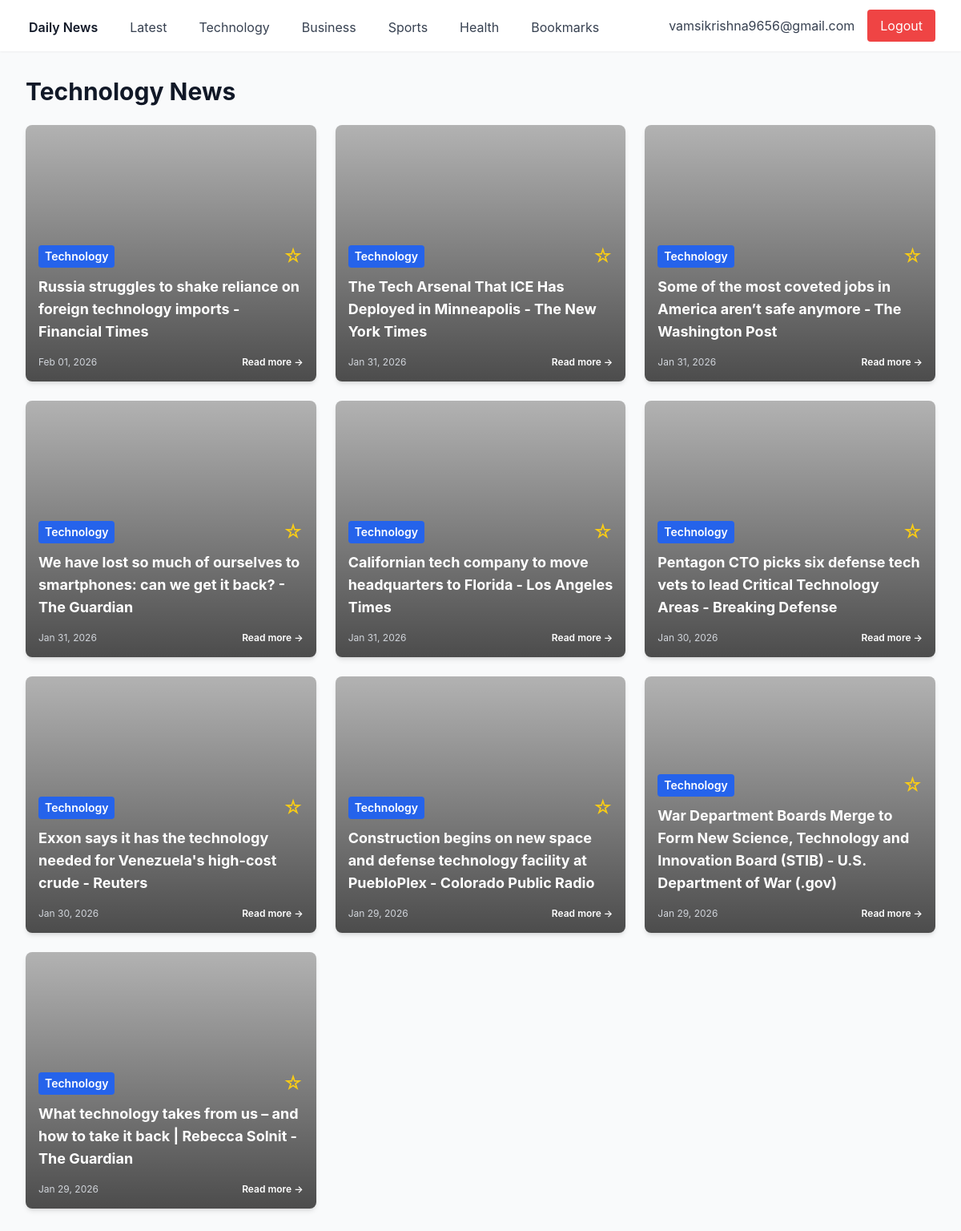
/category/Technology (signed in), run on the app's committed database.
### app/models.py (models this page shows)
class User(Base):
    __tablename__ = "users"
    id = Column(Integer, primary_key=True, index=True)
    email = Column(String, unique=True, index=True)
    password_hash = Column(String)
    created_at = Column(DateTime, default=datetime.utcnow)
    bookmarks = relationship("Bookmark", back_populates="user")

class Article(Base):
    __tablename__ = "articles"
    id = Column(Integer, primary_key=True, index=True)
    title = Column(String)
    summary = Column(Text)
    url = Column(String)
    image_url = Column(String, nullable=True)
    category = Column(String, index=True)
    published_at = Column(DateTime)
    bookmarks = relationship("Bookmark", back_populates="article")

### app/news/routes.py (the view)
@router.get("/category/{category_name}", response_class=HTMLResponse)
async def category(request: Request, category_name: str, db: Session = Depends(get_db), current_user = Depends(get_current_user)):
    if not current_user:
        return RedirectResponse(url="/login")
    articles = db.query(Article).filter(Article.category == category_name).order_by(Article.published_at.desc()).limit(40).all()
    bookmarked_ids = set()
    if current_user:
        bookmarks = db.query(Bookmark).filter(Bookmark.user_id == current_user.id).all()
        bookmarked_ids = {b.article_id for b in bookmarks}
    return templates.TemplateResponse("index.html", {
        "request": request,
        "articles": articles,
        "current_user": current_user,
        "bookmarked_ids": bookmarked_ids,
        "category": category_name
    })

### templates/index.html (shortened to what this page needs)
{% extends "base.html" %}
{% block content %}
<h1 class="text-3xl font-bold text-gray-900 mb-6">{{ category }} News</h1>
{% if articles %}
<div class="grid grid-cols-1 md:grid-cols-2 lg:grid-cols-3 gap-6">
    {% for article in articles %}
    <div class="bg-white rounded-lg shadow-md overflow-hidden hover:shadow-lg transition">
        <div class="article-card-image" style="background-image: url('{{ article.image_url }}');">
            <div class="article-overlay">
                <div class="p-4">
                    <div class="flex items-center justify-between mb-2">
                        <span class="text-sm text-white font-semibold bg-blue-600 px-2 py-1 rounded">{{ article.category
                            }}</span>
                        <form method="POST" action="/bookmark/{{ article.id }}">
                            <button type="submit" class="text-yellow-400 hover:text-yellow-300 text-2xl">
                                {% if article.id in bookmarked_ids %}
                                ★
                                {% else %}
                                ☆
                                {% endif %}
                            </button>
                        </form>
                    </div>
                    <h2 class="text-lg font-bold text-white mb-4">
                        <a href="{{ article.url }}" target="_blank" class="hover:text-gray-200">
                            {{ article.title }}
                        </a>
                    </h2>
                    <div class="flex items-center justify-between text-xs text-gray-300">
                        <span>{{ article.published_at.strftime('%b %d, %Y') }}</span>
                        <a href="{{ article.url }}" target="_blank"
                            class="text-white hover:text-gray-200 font-semibold">
                            Read more →
                        </a>
                    </div>
                </div>
            </div>
        </div>
    </div>
    {% endfor %}
</div>
{% else %}
<div class="text-center py-12">
    <p class="text-gray-600 text-lg">No articles available yet. News will be fetched shortly.</p>
</div>
{% endif %}
{% endblock %}

### templates/base.html (shortened to what this page needs)
<!DOCTYPE html>
<html lang="en">
<head>
    <script src="https://cdn.tailwindcss.com"></script>
    <link rel="stylesheet" href="/static/styles.css">
</head>
<body class="bg-gray-50">
    {% if current_user %}
    <nav class="bg-white shadow-sm">
        <div class="max-w-7xl mx-auto px-4 sm:px-6 lg:px-8">
            <div class="flex justify-between h-16">
                <div class="flex space-x-8">
                    <a href="/" class="inline-flex items-center px-1 pt-1 text-gray-900 font-semibold">
                        Daily News
                    </a>
                    <a href="/" class="inline-flex items-center px-1 pt-1 text-gray-700 hover:text-gray-900">
                        Latest
                    </a>
                    <a href="/category/Technology" class="inline-flex items-center px-1 pt-1 text-gray-700 hover:text-gray-900">
                        Technology
                    </a>
                    <a href="/category/Business" class="inline-flex items-center px-1 pt-1 text-gray-700 hover:text-gray-900">
                        Business
                    </a>
                    <a href="/category/Sports" class="inline-flex items-center px-1 pt-1 text-gray-700 hover:text-gray-900">
                        Sports
                    </a>
                    <a href="/category/Health" class="inline-flex items-center px-1 pt-1 text-gray-700 hover:text-gray-900">
                        Health
                    </a>
                    <a href="/bookmarks" class="inline-flex items-center px-1 pt-1 text-gray-700 hover:text-gray-900">
                        Bookmarks
                    </a>
                </div>
                <div class="flex items-center">
                    <span class="text-gray-700 mr-4">{{ current_user.email }}</span>
                    <form method="POST" action="/logout">
                        <button type="submit" class="bg-red-500 text-white px-4 py-2 rounded hover:bg-red-600">
                            Logout
                        </button>
                    </form>
                </div>
            </div>
        </div>
    </nav>
    {% endif %}
    <main class="max-w-7xl mx-auto px-4 sm:px-6 lg:px-8 py-8">
        {% block content %}{% endblock %}
    </main>
</body>
</html>

### static/styles.css (style rules this page uses)
body { font-family: -apple-system, BlinkMacSystemFont, 'Segoe UI', Roboto, 'Helvetica Neue', Arial, sans-serif; }
a, button { transition: all 0.2s ease-in-out; }
.hover\:shadow-lg { transition: box-shadow 0.3s ease-in-out; }
.article-card-image { width: 100%; min-height: 320px; background-size: cover; background-position: center; background-repeat: no-repeat; position: relative; }
.article-overlay { position: absolute; top: 0; left: 0; right: 0; bottom: 0; background: linear-gradient(to bottom, rgba(0, 0, 0, 0.3) 0%, rgba(0, 0, 0, 0.7) 100%); display: flex; flex-direction: column; justify-content: flex-end; }

### data on the page
User: email "vamsikrishna9656@gmail.com"
Article: category "Technology", title "Russia struggles to shake reliance on foreign technology imports - Financial Times", published_at "Feb 01, 2026"
Article: category "Technology", title "The Tech Arsenal That ICE Has Deployed in Minneapolis - The New York Times", published_at "Jan 31, 2026"
Article: category "Technology", title "Some of the most coveted jobs in America aren’t safe anymore - The Washington Post", published_at "Jan 31, 2026"
Article: category "Technology", title "We have lost so much of ourselves to smartphones: can we get it back? - The Guardian", published_at "Jan 31, 2026"
Article: category "Technology", title "Californian tech company to move headquarters to Florida - Los Angeles Times", published_at "Jan 31, 2026"
Article: category "Technology", title "Pentagon CTO picks six defense tech vets to lead Critical Technology Areas - Breaking Defense", published_at "Jan 30, 2026"
Article: category "Technology", title "Exxon says it has the technology needed for Venezuela's high-cost crude - Reuters", published_at "Jan 30, 2026"
Article: category "Technology", title "Construction begins on new space and defense technology facility at PuebloPlex - Colorado Public Radio", published_at "Jan 29, 2026"
Article: category "Technology", title "War Department Boards Merge to Form New Science, Technology and Innovation Board (STIB) - U.S. Department of War (.gov)", published_at "Jan 29, 2026"
Article: category "Technology", title "What technology takes from us – and how to take it back | Rebecca Solnit - The Guardian", published_at "Jan 29, 2026"

### other printed values
{{ category }} "Technology"
